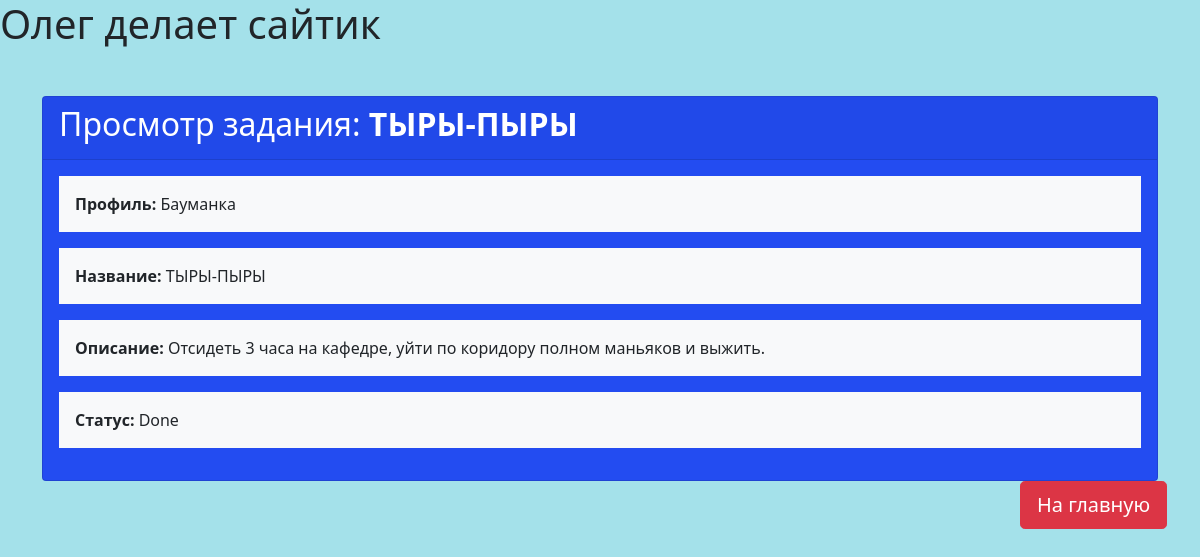
Screenshot of /tasks/read/5/ with the database file from the repository.
### tasks/models.py (models this page shows, shortened)
class Task(models.Model):
    status_varient = [('New','Новая'),('In_work','В работе'),('Done','Завершена')]
    title = models.CharField(max_length=100)
    description = models.TextField(null=True, blank=True,)
    created_at = models.DateTimeField(auto_now_add=True)
    profile = models.ForeignKey(Profile, related_name='tasks', on_delete=models.CASCADE)
    status = models.CharField(max_length=20, choices=status_varient, default='Новая',)

class Profile(models.Model):
    title = models.CharField(max_length=100)
    phone = models.CharField(max_length=20)
    email = models.EmailField(null=True, blank=True)
    address = models.TextField(null=True, blank=True)
    class Meta:
        verbose_name = 'Профиль компании'
        verbose_name_plural = 'Профили компаний'
    def __str__(self):
        return self.title

### tasks/views.py (the view)
# urls.py: path('read/<slug:task_pk>/', tasks.task_read, name='task-read'),
def task_read(request, task_pk):
    task = get_object_or_404(Task, pk=task_pk)
    context = {
        'task': task,
        'page': 'read',
        'message': "Вы читаете задание",
        'page': 'read',
    }
    return render(request, 'tasks/task-read.html', context)

### tasks/templates/tasks/task-read.html (shortened to what this page needs)
{% extends "tasks/base.html" %}
{% block content %}
<div class="container">
    <div class="card mt-5" style="background-color: rgb(35, 76, 241)">
        <div class="card-header">
            <h2 style="color:rgb(255, 255, 255)">Просмотр задания: <strong>{{ task.title }}</strong></h2>
        </div>
        <div class="card-body">
            <div class="row">
                <div class="col-md-12">
                    <div class="bg-light p-3 mb-3" onmouseover="highlight(this)" onmouseout="removeHighlight(this)">
                        <strong>Профиль:</strong> {{ task.profile }}
                    </div>
                </div>
                <div class="col-md-12">
                    <div class="bg-light p-3 mb-3" onmouseover="highlight(this)" onmouseout="removeHighlight(this)">
                        <strong>Название:</strong> {{ task.title }}
                    </div>
                </div>
                <div class="col-md-12">
                    <div class="bg-light p-3 mb-3" onmouseover="highlight(this)" onmouseout="removeHighlight(this)">
                        <strong>Описание:</strong> {{ task.description }}
                    </div>
                </div>
                <div class="col-md-12">
                    <div class="bg-light p-3 mb-3" onmouseover="highlight(this)" onmouseout="removeHighlight(this)">
                        <strong>Статус:</strong> {{ task.status }}
                    </div>
                </div>
            </div>
        </div>
    </div>
</div>
{% endblock %}

### tasks/static/tasks/css/styles.css (style rules this page uses)
body { background-color: rgba(164, 225, 234, 0.994); }

### rows the page displays
Task: title "ТЫРЫ-ПЫРЫ", profile "Бауманка", description "Отсидеть 3 часа на кафедре, уйти по коридору полном маньяков и выжить.", status "Done"
